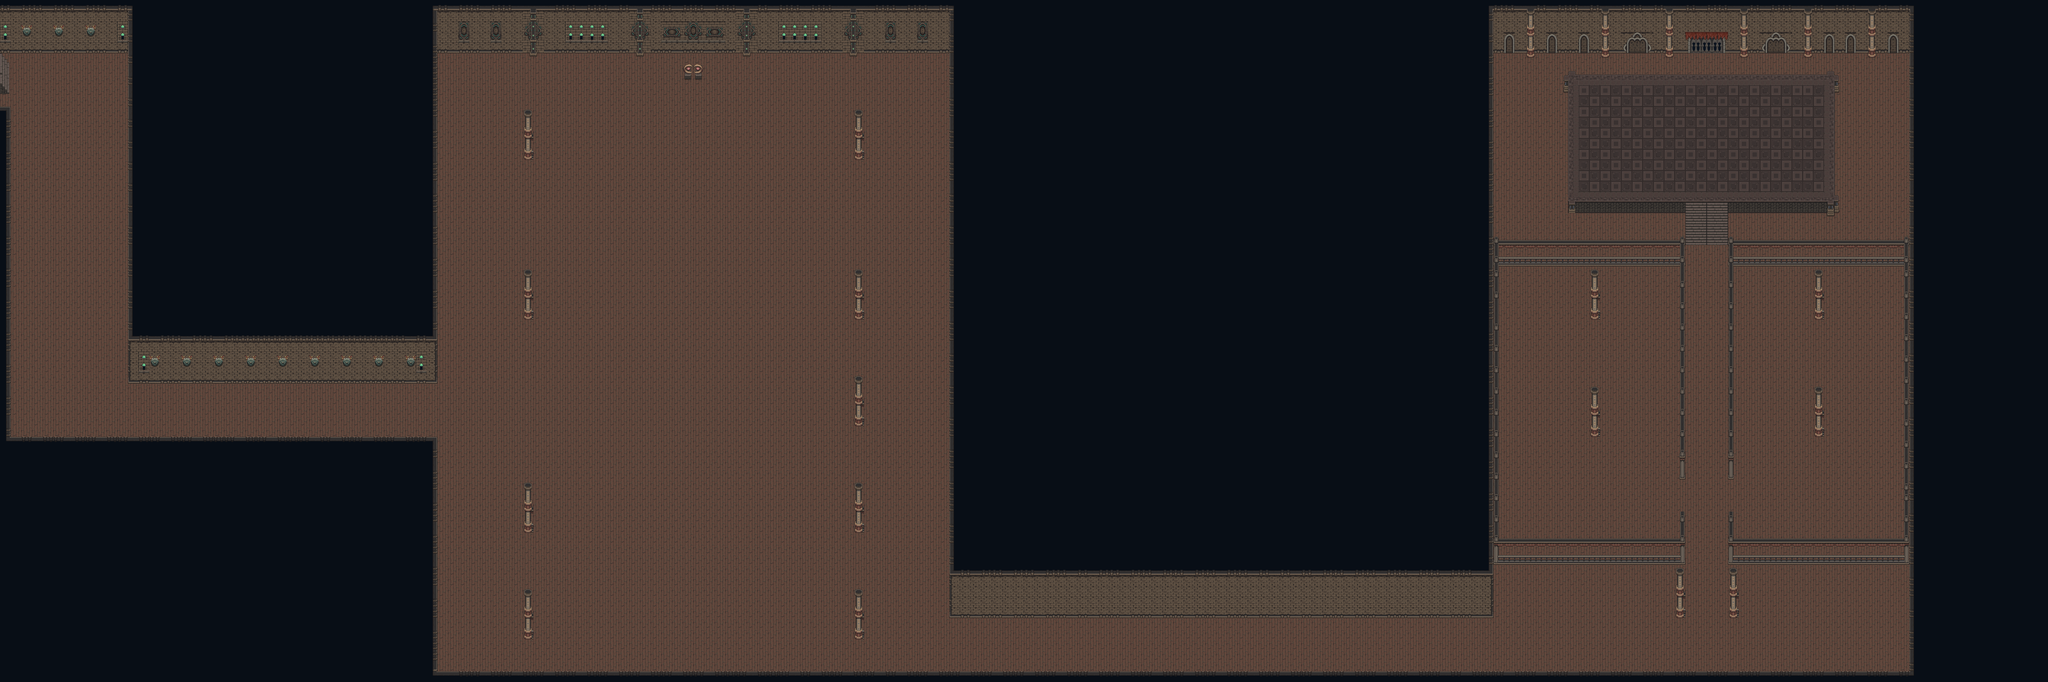

This is a level from a 2D game, rendered from its Tiled map with the project's own tilesets. A one-line summary and the map file follow, with tile-layer data summarised:
An orthogonal 192x64 tile map with 32x32 px tiles, 6 tile layers (Ground, Boss Platform, Pillars, Stair, ...), 6 tilesets and 85 objects.

<map version="1.10" tiledversion="1.11.2" orientation="orthogonal" renderorder="right-down" width="192" height="64" tilewidth="32" tileheight="32" infinite="0" nextlayerid="21" nextobjectid="139">
 <tileset firstgid="1" source="Backgrounds/tilesets/floor.tsx" />
 <tileset firstgid="221" source="Backgrounds/tilesets/basement.tsx" />
 <tileset firstgid="544" source="Backgrounds/tilesets/furnitures.tsx" />
 <tileset firstgid="1984" source="Backgrounds/tilesets/terrain.tsx" />
 <tileset firstgid="5260" source="Backgrounds/tilesets/castle.tsx" />
 <tileset firstgid="6580" source="Backgrounds/tilesets/castle_decoratives.tsx" />
 <layer id="13" name="Ground" width="192" height="64">
  <data>[12288 cells, 12287 non-empty, 1 distinct tile ids]</data>
 </layer>
 <layer id="15" name="Boss Platform" width="192" height="64">
  <data>[12288 cells, 356 non-empty, 37 distinct tile ids]</data>
 </layer>
 <layer id="14" name="Pillars" width="192" height="64">
  <data>[12288 cells, 382 non-empty, 30 distinct tile ids]</data>
 </layer>
 <layer id="17" name="Stair" width="192" height="64">
  <data>[12288 cells, 4 non-empty, 3 distinct tile ids]</data>
 </layer>
 <layer id="12" name="Walls" width="192" height="64">
  <data>[12288 cells, 6455 non-empty, 101 distinct tile ids]</data>
 </layer>
 <layer id="16" name="Decos" width="192" height="64">
  <data>[12288 cells, 32 non-empty, 7 distinct tile ids]</data>
 </layer>
 <objectgroup id="18" name="collisionLayer">
  <object id="1" x="1.33333" y="-48.667" width="397.333" height="204.667" />
  <object id="2" x="0" y="320" width="31" height="1018" />
  <object id="3" x="-6.33333" y="1314" width="1316" height="772" />
  <object id="5" x="387" y="40" width="12" height="972" />
  <object id="6" x="384.667" y="-45" width="926" height="1195" />
  <object id="15" x="1258" y="-8" width="54" height="1036" />
  <object id="17" x="1298" y="-94.6667" width="1566" height="254.667" />
  <object id="19" x="1572" y="451.333" width="24" height="28.6666" />
  <object id="21" x="2576" y="466.667" />
  <object id="25" x="1582" y="944" />
  <object id="26" x="2576.67" y="948" />
  <object id="27" x="2576.67" y="1267.33" />
  <object id="28" x="1584" y="1584" />
  <object id="29" x="2578" y="1584" />
  <object id="30" x="1581.82" y="1906.06" />
  <object id="31" x="2572.73" y="1912.12" />
  <object id="32" x="1293.94" y="1314.64" width="18.1818" height="721.727" />
  <object id="33" x="1300.09" y="2017.21" width="4457.82" height="57.2727" />
  <object id="36" x="5728" y="-56" width="572" height="2190" />
  <object id="37" x="4472.73" y="6.06061" width="1254.55" height="151.515" />
  <object id="38" x="4466.67" y="6.06061" width="12.1212" height="1721.21" />
  <object id="39" x="2849.58" y="27.2727" width="29.2121" height="1812.12" />
  <object id="42" x="2854.55" y="-226.79" width="1621.21" height="2072.24" />
  <object id="43" x="5040" y="1844" />
  <object id="44" x="5040" y="1844" />
  <object id="45" x="5196" y="1844" />
  <object id="47" x="4786" y="1302" />
  <object id="48" x="5454" y="1298" />
  <object id="49" x="5454" y="942" />
  <object id="50" x="4786" y="948" height="2" />
  <object id="52" x="4788" y="946" />
  <object id="54" x="4706.67" y="610" width="347.333" height="29" />
  <object id="55" x="5185" y="609" width="296.5" height="30" />
  <object id="56" x="4706" y="224" width="2.5" height="406" />
  <object id="59" x="5501.03" y="224.659" width="2.33333" height="380.545" />
  <object id="61" x="4702.67" y="222.833" width="799.333" height="3.83333" />
  <object id="71" x="5040.5" y="772.5" width="13.5" height="666" />
  <object id="73" x="5184.67" y="772" width="14" height="668" />
  <object id="81" x="4467" y="1662.67" width="587.25" height="32" />
  <object id="82" x="5041.25" y="1535.75" width="11.75" height="89" />
  <object id="83" x="5185.33" y="1536.33" width="13.3333" height="157.667" />
  <object id="85" x="5185.33" y="1663.33" width="540.667" height="30.6667" />
  <object id="86" x="6244" y="2220" />
  <object id="88" x="4492" y="771.333" width="546.667" height="24.6667" />
  <object id="89" x="5204" y="773.333" width="502.667" height="17.3333" />
  <object id="90" x="2054.67" y="212" width="17.3333" height="23.3333" />
  <object id="91" x="2088" y="210.667" width="18" height="24.6667" />
  <object id="93" x="4479" y="721.333" width="15.3333" height="899.667" />
  <object id="97" x="5712.5" y="721.75" width="14" height="973" />
  <object id="99" x="5503.09" y="226.364" width="12.1818" height="17.6364" />
  <object id="100" x="5502.55" y="243.455" width="12" height="34" />
  <object id="101" x="5503.64" y="586.909" width="11.6364" height="51.4545" />
  <object id="102" x="5482.36" y="608.909" width="20.5455" height="40.1818" />
  <object id="103" x="5185.32" y="601.636" width="317.045" height="1.81818" />
  <object id="104" x="4693.5" y="227" width="13.5" height="51.5" />
  <object id="105" x="4707.5" y="214" width="17.5" height="12" />
  <object id="106" x="5483" y="214.5" width="18.5" height="13" />
 </objectgroup>
 <objectgroup id="19" name="wallLayer">
  <object id="107" x="0.666667" y="20.6667" width="400" height="25.3333" />
  <object id="108" x="386" y="18" width="12.6667" height="1008" />
  <object id="109" x="384" y="1008" width="929.333" height="24" />
  <object id="110" x="1297.33" y="16" width="14.25" height="1017.33" />
  <object id="111" x="1296" y="17.3333" width="1562.67" height="14.6667" />
  <object id="112" x="2848" y="18.6667" width="16" height="1708" />
  <object id="113" x="2848" y="1710.67" width="1630.67" height="20" />
  <object id="114" x="4465.33" y="8" width="17.3333" height="1718.67" />
  <object id="115" x="4468" y="-58.6667" width="1276" height="89.3333" />
  <object id="116" x="5728" y="10.6667" width="18.6667" height="2021.33" />
  <object id="117" x="1297.33" y="2022.67" width="4446.67" height="16" />
  <object id="118" x="1294.67" y="1312" width="17.3333" height="725.333" />
  <object id="119" x="-1.33333" y="1308" width="1306.67" height="46.6667" />
  <object id="120" x="0" y="320" width="25.3333" height="1017.33" />
  <object id="122" x="1571.33" y="934" width="21.3333" height="21.3333" />
  <object id="123" x="1574" y="1575" width="19.5" height="18" />
  <object id="124" x="1572.5" y="1897" width="19" height="18" />
  <object id="125" x="2562" y="1902" width="20.5" height="18.5" />
  <object id="126" x="2567.5" y="1572.5" width="19.5" height="21.5" />
  <object id="127" x="2566.5" y="1259" width="20" height="19" />
  <object id="128" x="2567" y="937" width="19.5" height="20" />
  <object id="131" x="5030.67" y="1834.67" width="18.6667" height="20" />
  <object id="132" x="5194.67" y="1844" />
  <object id="133" x="5454.67" y="1298.67" />
  <object id="134" x="4785.33" y="1302.67" />
  <object id="135" x="4787.67" y="946.333" />
  <object id="137" x="5454.55" y="942.182" />
 </objectgroup>
 <objectgroup id="20" name="portals">
  <object id="138" x="5082.67" y="142" width="79.3333" height="29.3333">
   <properties>
    <property name="stringX" type="float" value="1" />
    <property name="stringY" type="float" value="16" />
    <property name="target" value="Textures/World3_Boss.tmx" />
   </properties>
  </object>
 </objectgroup>
</map>
